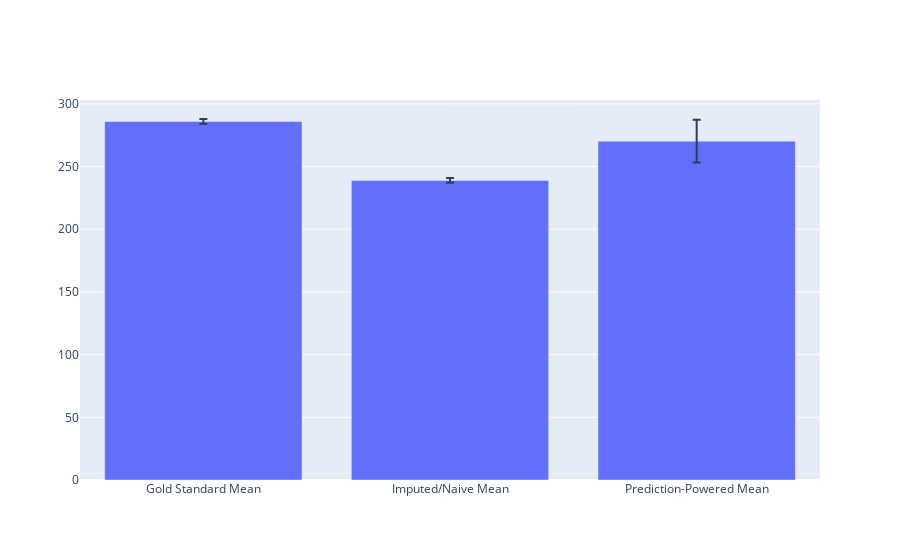

Notebook code cell kept with this figure:
### Code cell
import plotly.express as px
import plotly.graph_objects as go
fig = go.Figure()
dfplot = pd.DataFrame(
    {"x": ['Gold Standard Mean', 'Imputed/Naive Mean', 'Prediction-Powered Mean'], "y": [285.96894409937886, 238.94750528197628, 270.2332195676906], "ci_upper": [confint_goldstud[1], confint[1], upbound], "ci_lower": [confint_goldstud[0], confint[0], upbound]}
)
fig.add_trace(go.Bar(
    name='Mean',
    x=dfplot['x'], y=dfplot['y'],
    error_y=dict(type='data', array=[widthgold, widthnaive, widthppi])
))

### Figure 1 — Plotly figure (JSON) as saved in the notebook; plotly's stock layout.template omitted (floating-point values rounded to 4 significant figures)
{"data": [{"error_y": {"array": [1.96, 1.96, 17.04], "type": "data"}, "name": "Mean", "type": "bar", "x": ["Gold Standard Mean", "Imputed/Naive Mean", "Prediction-Powered Mean"], "y": [286.0, 238.9, 270.2]}], "layout": {}}
